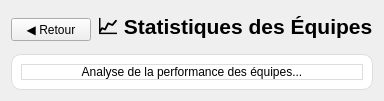
      <widget class="QWidget" name="pageStatsEquipes">
       <layout class="QVBoxLayout" name="layoutStatsEquipes">
        <item>
         <layout class="QHBoxLayout" name="headerStatsEquipe">
          <item>
           <widget class="QPushButton" name="btnRetourStatsEquipe">
            <property name="text">
             <string>◀ Retour</string>
            </property>
           </widget>
          </item>
          <item>
           <widget class="QLabel" name="labelTitleStatsEquipe">
            <property name="font">
             <font>
              <pointsize>16</pointsize>
              <bold>true</bold>
             </font>
            </property>
            <property name="text">
             <string>📈 Statistiques des Équipes</string>
            </property>
           </widget>
          </item>
          <item>
           <spacer name="spacerStatsEquipe">
            <property name="orientation">
             <enum>Qt::Orientation::Horizontal</enum>
            </property>
            <property name="sizeHint" stdset="0">
             <size>
              <width>0</width>
              <height>0</height>
             </size>
            </property>
           </spacer>
          </item>
         </layout>
        </item>
        <item>
         <widget class="QFrame" name="frameStatsEquipePlaceholder">
          <property name="styleSheet">
           <string notr="true">background-color: white; border-radius: 10px; border: 1px solid #ddd;</string>
          </property>
          <layout class="QVBoxLayout" name="layoutStatsEquipeContent">
           <item>
            <widget class="QLabel" name="labelStatsEquipeMsg">
             <property name="text">
              <string>Analyse de la performance des équipes...</string>
             </property>
             <property name="alignment">
              <set>Qt::AlignmentFlag::AlignCenter</set>
             </property>
            </widget>
           </item>
          </layout>
         </widget>
        </item>
       </layout>
      </widget>
